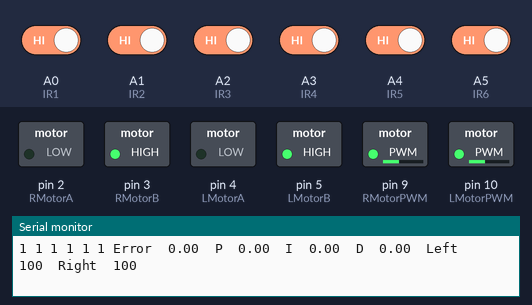
Recording of a sketch running on a simulated Arduino Uno, built with avr-gcc and run on an emulated ATmega328P. On the bench: switched loads named in the sketch (green lamp = pin HIGH), the last lines printed to the serial monitor. The inputs (shaded band) are chosen by the test bench; at power-on: A0 (IR1), A1 (IR2), A2 (IR3), A3 (IR4), A4 (IR5), A5 (IR6) HIGH.

Above: at 3.2 s.
3.3 s: A0 (IR1) driven LOW
At 4.1 s:
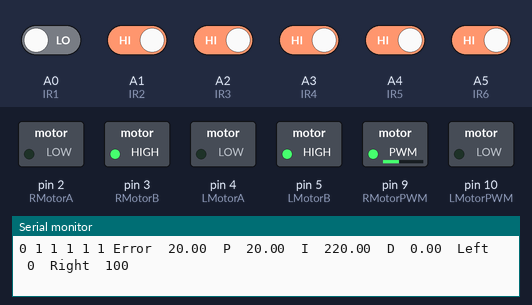
4.8 s: A3 (IR4) driven LOW
At 5.7 s:
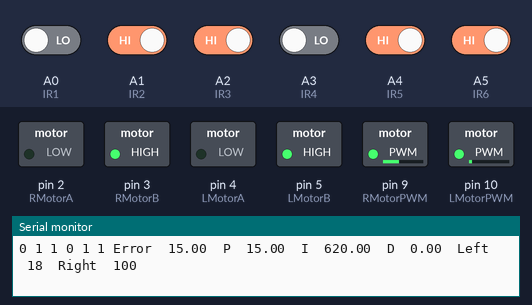
6.4 s: A5 (IR6) driven LOW
At 7.1 s:
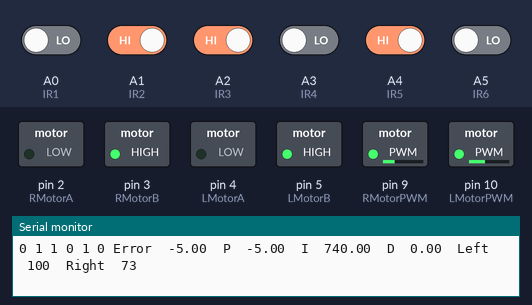
8.0 s: A0 (IR1) driven HIGH
At 9.3 s:
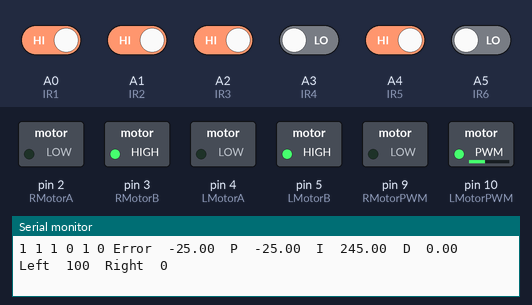
9.6 s: A1 (IR2) driven LOW
At 10.6 s:
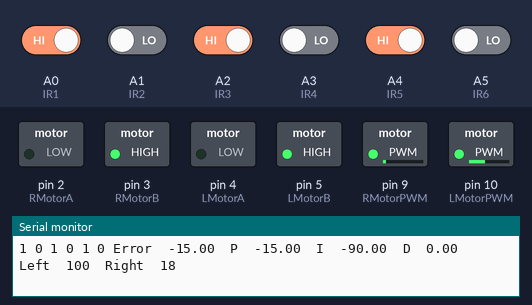
12.6 s: A2 (IR3) driven LOW
At 12.72 s:
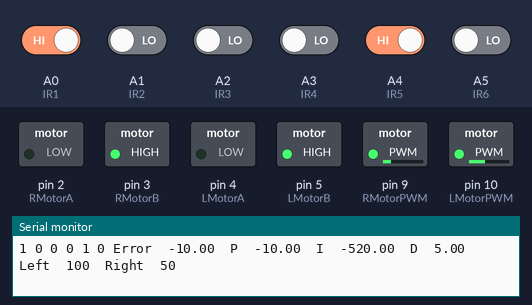
Timing chart, 0 to 15.6 s (numbered marks = the images above; inputs shaded):
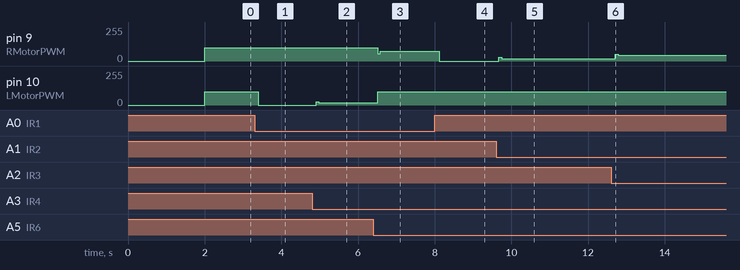

Measured:
- after the input at 3.3 s, pin 10 (LMotorPWM): 100/255 → 0/255 after 0.10 s
- after the input at 4.8 s, pin 10 (LMotorPWM): 0/255 → 23/255 after 0.11 s, → 18/255 0.07 s later
- after the input at 6.4 s, pin 9 (RMotorPWM): 100/255 → 53/255 after 0.11 s, → 73/255 0.07 s later; pin 10 (LMotorPWM): 18/255 → 100/255 after 0.11 s
- after the input at 8.0 s, pin 9 (RMotorPWM): 73/255 → 0/255 after 0.12 s
- after the input at 9.6 s, pin 9 (RMotorPWM): 0/255 → 28/255 after 0.08 s, → 18/255 0.07 s later
- after the input at 12.6 s, pin 9 (RMotorPWM): 18/255 → 50/255 after 0.11 s, → 45/255 0.07 s later

The sketch:

LineFollowerV.0.ino
```cpp
#define IR1 A0
#define IR2 A1
#define IR3 A2
#define IR4 A3
#define IR5 A4
#define IR6 A5

#define RMotorA 2
#define RMotorB 3
#define RMotorPWM 9

#define LMotorA 4
#define LMotorB 5
#define LMotorPWM 10

#define MAX_SPEED 100

int MotorBaseSpeed = 100;
int IR_val[6] = {0, 0, 0, 0, 0, 0};
int IR_weights[6] = {-20,-10,-5,5,10,20};
int LMotorSpeed = 0;
int RMotorSpeed = 0;
int speedAdjust = 0;

float P, I, D;
float error = 0;
float previousError = 0;
float Kp = 5.5;
float Kd = 1;
float Ki =  0;

void PID_control();
void read_IR();
void set_speed();
void set_forward();

void setup()
{
  // put your setup code here, to run once:
  Serial.begin(9600);

  pinMode(IR1, INPUT);
  pinMode(IR2, INPUT);
  pinMode(IR3, INPUT);
  pinMode(IR4, INPUT);
  pinMode(IR5, INPUT);
  pinMode(IR6, INPUT);

  pinMode(LMotorA, OUTPUT);
  pinMode(LMotorB, OUTPUT);
  pinMode(LMotorPWM, OUTPUT);

  pinMode(RMotorA, OUTPUT);
  pinMode(RMotorB, OUTPUT);
  pinMode(RMotorPWM, OUTPUT);

  set_forward();                                               // This is like a headstart. replace it with moveOneInch()
  delay(2000);
}

void loop()
{
	read_IR();
  if (IR_val[0] == 0 && IR_val[1] == 0 && IR_val[2] == 0 && IR_val[3] == 0 && IR_val[4] == 0 && IR_val[5] == 0)
  {
    Serial.print("Stoped");
    stop();
    while(1){}
  }
  PID_control();
  set_speed();
}

void PID_control()
{
  error = 0;

  for(int i = 0; i < 6; i++)
  {
    error += IR_weights[i] * IR_val[i];
  }

  P = error;
  I = I + error;
  D = error - previousError;

  previousError = error;

  speedAdjust = (Kp * P + Ki * I + Kd * D);

  LMotorSpeed = MotorBaseSpeed - speedAdjust;                    // Need to Test IT
  RMotorSpeed = MotorBaseSpeed + speedAdjust;                    // Change Positive or Negative

  if (LMotorSpeed < 0){
    LMotorSpeed = 0;
  }

  if (RMotorSpeed < 0) {
    RMotorSpeed = 0;
  }

  if (LMotorSpeed > MAX_SPEED) {
    LMotorSpeed = MAX_SPEED;
  }

  if (RMotorSpeed > MAX_SPEED) {
    RMotorSpeed = MAX_SPEED;
  }

  // Debug Purpose
  for(int i = 0; i < 6; i++)
  {
    Serial.print(IR_val[i]);
    Serial.print(" ");
  }

  Serial.print("Error");
  Serial.print('\t');
  Serial.print(error);
  Serial.print('\t');

  Serial.print('P');
  Serial.print('\t');
  Serial.print(P);
  Serial.print('\t');

  Serial.print('I');
  Serial.print('\t');
  Serial.print(I);
  Serial.print('\t');

  Serial.print('D');
  Serial.print('\t');
  Serial.print(D);
  Serial.print('\t');

  Serial.print("Left");
  Serial.print('\t');
  Serial.print(LMotorSpeed);
  Serial.print('\t');

  Serial.print("Right");
  Serial.print('\t');
  Serial.print(RMotorSpeed);
  Serial.print('\t');

  Serial.print('\n');
}

void read_IR(){
  IR_val[0] = digitalRead(IR1);
  IR_val[1] = digitalRead(IR2);
  IR_val[2] = digitalRead(IR3);
  IR_val[3] = digitalRead(IR4);
  IR_val[4] = digitalRead(IR5);
  IR_val[5] = digitalRead(IR6);
}

void set_speed()
{
  analogWrite(LMotorPWM, LMotorSpeed);
  analogWrite(RMotorPWM, RMotorSpeed);
}

void set_forward()
{
  digitalWrite(LMotorB, HIGH);
  digitalWrite(LMotorA, LOW);

  digitalWrite(RMotorB, HIGH);
  digitalWrite(RMotorA, LOW);
}

void stop()
{
  digitalWrite(LMotorB, LOW);
  digitalWrite(LMotorA, LOW);

  digitalWrite(RMotorB, LOW);
  digitalWrite(RMotorA, LOW);
}
```
